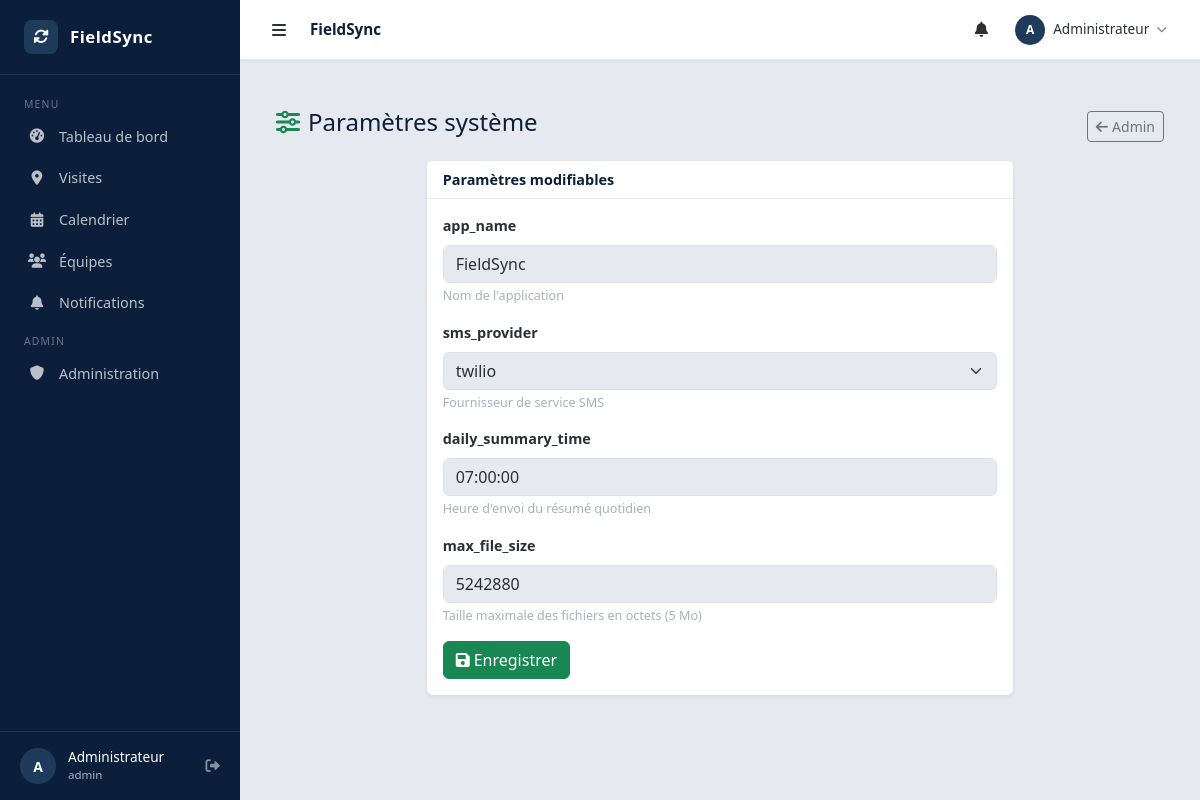
/index.php?controller=admin&action=settings (signed in), run on the app's committed database.
### tables this page shows
CREATE TABLE IF NOT EXISTS `system_settings` (
  `id` int(11) NOT NULL AUTO_INCREMENT,
  `setting_key` varchar(100) NOT NULL,
  `setting_value` text NOT NULL,
  `description` varchar(255) DEFAULT NULL,
  `created_at` datetime NOT NULL DEFAULT CURRENT_TIMESTAMP,
  `updated_at` datetime DEFAULT NULL ON UPDATE CURRENT_TIMESTAMP,
  PRIMARY KEY (`id`),
  UNIQUE KEY `setting_key` (`setting_key`)
);

### controllers/AdminController.php (called while the page is built, shortened)
<?php
class AdminController {
    private $db;
    public function __construct() {
        $database = new Database();
        $this->db = $database->getConnection();
    }
    public function settings() {
        $settings = new SystemSettings($this->db);
        $settings_stmt = $settings->getAll();
        include 'views/admin/settings.php';
    }
}
?>

### config/database.php (called while the page is built, shortened)
<?php
class Database {
    private $host;
    private $db_name;
    private $username;
    private $password;
    public function __construct() {
        $this->host     = $_ENV['DB_HOST']     ?? 'localhost';
        $this->db_name  = $_ENV['DB_NAME']     ?? 'fieldsync';
        $this->username = $_ENV['DB_USER']     ?? 'root';
        $this->password = $_ENV['DB_PASSWORD'] ?? '';
    }
    public function getConnection() {
        $this->conn = null;
        try {
            $this->conn = new PDO(
                "mysql:host={$this->host};dbname={$this->db_name};charset=utf8mb4",
                $this->username,
                $this->password
            );
            $this->conn->setAttribute(PDO::ATTR_ERRMODE, PDO::ERRMODE_EXCEPTION);
            $this->conn->setAttribute(PDO::ATTR_DEFAULT_FETCH_MODE, PDO::FETCH_ASSOC);
        } catch (PDOException $e) {
            error_log('DB connection error: ' . $e->getMessage());
            if (defined('DEBUG_MODE') && DEBUG_MODE) {
                echo "Erreur de connexion : " . $e->getMessage();
            } else {
                echo "Erreur de connexion à la base de données.";
            }
        }
        return $this->conn;
    }
}
?>

### models/SystemSettings.php (called while the page is built, shortened)
<?php
class SystemSettings {
    private $conn;
    private $table_name = "system_settings";
    public function __construct($db) {
        $this->conn = $db;
    }
    public function getAll() {
        $stmt = $this->conn->prepare("SELECT setting_key, setting_value, description FROM {$this->table_name} ORDER BY setting_key");
        $stmt->execute();
        return $stmt;
    }
}
?>

### views/admin/settings.php (the view, shortened to what this page needs)
<?php include 'views/layout/header.php'; ?>
<div class="container mt-4">
    <div class="d-flex justify-content-between align-items-center mb-3">
        <h4><i class="fas fa-sliders-h me-2 text-success"></i>Paramètres système</h4>
        <a href="index.php?controller=admin&action=index" class="btn btn-sm btn-outline-secondary">
            <i class="fas fa-arrow-left me-1"></i>Admin
        </a>
    </div>
    <div class="row g-3">
        <div class="col-md-8 mx-auto">
            <div class="card border-0 shadow-sm">
                <div class="card-header bg-white fw-semibold">Paramètres modifiables</div>
                <div class="card-body">
                    <form method="POST" action="index.php?controller=admin&action=settings">
                        <?php
                        $rows = [];
                        while ($r = $settings_stmt->fetch(PDO::FETCH_ASSOC)) {
                            $rows[$r['setting_key']] = $r;
                        }
                        $editable = ['app_name', 'sms_provider', 'daily_summary_time', 'max_file_size'];
                        ?>
                        <?php foreach ($editable as $key): ?>
                        <?php $r = $rows[$key] ?? ['setting_value'=>'', 'description'=>'']; ?>
                        <div class="mb-3">
                            <label class="form-label fw-semibold" for="<?= $key ?>">
                                <?= htmlspecialchars($key) ?>
                            </label>
                            <?php if ($key === 'sms_provider'): ?>
                            <select name="<?= $key ?>" id="<?= $key ?>" class="form-select">
                                <option value="twilio"   <?= $r['setting_value']==='twilio'   ? 'selected':'' ?>>twilio</option>
                            </select>
                            <?php else: ?>
                            <input type="text" class="form-control" name="<?= $key ?>" id="<?= $key ?>"
                                   value="<?= htmlspecialchars($r['setting_value']) ?>">
                            <?php endif; ?>
                            <?php if (!empty($r['description'])): ?>
                            <div class="form-text text-muted"><?= htmlspecialchars($r['description']) ?></div>
                            <?php endif; ?>
                        </div>
                        <?php endforeach; ?>
                        <button type="submit" class="btn btn-success">
                            <i class="fas fa-save me-1"></i>Enregistrer
                        </button>
                    </form>
                </div>
            </div>
        </div>
    </div>
</div>
<?php include 'views/layout/footer.php'; ?>

### index.php (shortened to what this page needs)
<?php
require_once 'config/database.php';
spl_autoload_register(function ($class_name) {
    $class_file = str_replace('\\', '/', $class_name) . '.php';
    $directories = ['models', 'controllers', 'views', 'helpers'];
    foreach ($directories as $directory) {
        $file = $directory . '/' . $class_file;
        if (file_exists($file)) {
            return;
        }
    }
});
$controller = isset($_GET['controller']) ? $_GET['controller'] : 'dashboard';
$action = isset($_GET['action']) ? $_GET['action'] : 'index';
$controller_name = ucfirst($controller) . 'Controller';
$controller_file = 'controllers/' . $controller_name . '.php';
if (file_exists($controller_file)) {
    $controller_instance = new $controller_name();
    if (method_exists($controller_instance, $action)) {
        $controller_instance->$action();
    } else {
        header('Location: index.php?controller=error&action=not_found');
    }
} else {
    header('Location: index.php?controller=error&action=not_found');
}
?>

### views/layout/header.php (shortened to what this page needs)
<!DOCTYPE html>
<html lang="fr">
<head>
    <link href="https://cdn.jsdelivr.net/npm/bootstrap@5.3.0-alpha1/dist/css/bootstrap.min.css" rel="stylesheet">
    <link rel="stylesheet" href="https://cdnjs.cloudflare.com/ajax/libs/font-awesome/6.0.0/css/all.min.css">
    <link rel="stylesheet" href="assets/css/style.css">
</head>
<body>
<?php if (isset($_SESSION['user_id'])): ?>
<?php
$_topbar_titles = [
    'dashboard'    => 'Tableau de bord',
    'visit'        => 'Visites',
    'calendar'     => 'Calendrier',
    'team'         => 'Équipes',
    'notification' => 'Notifications',
    'sms'          => 'Paramètres SMS',
    'auth'         => 'Mon profil',
    'admin'        => 'Administration',
];
$_topbar_title = $_topbar_titles[$controller ?? ''] ?? APP_NAME;
$_avatar_letter = strtoupper(mb_substr($_SESSION['user_name'] ?? 'U', 0, 1));
?>
<nav class="sidebar" id="sidebar">
    <div class="sidebar-header">
        <div class="sidebar-logo"><i class="fas fa-sync-alt"></i></div>
        <span class="sidebar-brand"><?= APP_NAME ?></span>
    </div>
    <ul class="sidebar-nav">
        <li class="nav-section">Menu</li>
        <li>
            <a class="nav-link <?= ($controller ?? '') === 'dashboard' ? 'active' : '' ?>"
               href="index.php?controller=dashboard&action=index">
                <i class="fas fa-tachometer-alt"></i>
                <span>Tableau de bord</span>
            </a>
        </li>
        <li>
            <a class="nav-link <?= ($controller ?? '') === 'visit' ? 'active' : '' ?>"
               href="index.php?controller=visit&action=index">
                <i class="fas fa-map-marker-alt"></i>
                <span>Visites</span>
            </a>
        </li>
        <li>
            <a class="nav-link <?= ($controller ?? '') === 'calendar' ? 'active' : '' ?>"
               href="index.php?controller=calendar&action=index">
                <i class="fas fa-calendar-alt"></i>
                <span>Calendrier</span>
            </a>
        </li>
        <li>
            <a class="nav-link <?= ($controller ?? '') === 'team' ? 'active' : '' ?>"
               href="index.php?controller=team&action=index">
                <i class="fas fa-users"></i>
                <span>Équipes</span>
            </a>
        </li>
        <li>
            <a class="nav-link <?= ($controller ?? '') === 'notification' ? 'active' : '' ?>"
               href="index.php?controller=notification&action=index">
                <i class="fas fa-bell"></i>
                <span>Notifications</span>
            </a>
        </li>
        <?php if (($_SESSION['user_role'] ?? '') === 'admin'): ?>
        <li class="nav-section">Admin</li>
        <li>
            <a class="nav-link <?= ($controller ?? '') === 'admin' ? 'active' : '' ?>"
               href="index.php?controller=admin&action=index">
                <i class="fas fa-shield-alt"></i>
                <span>Administration</span>
            </a>
        </li>
        <?php endif; ?>
    </ul>
    <div class="sidebar-footer">
        <div class="sidebar-avatar"><?= $_avatar_letter ?></div>
        <div class="flex-fill overflow-hidden">
            <div class="sidebar-user-name"><?= htmlspecialchars($_SESSION['user_name'] ?? '') ?></div>
            <div class="sidebar-user-role"><?= htmlspecialchars($_SESSION['user_role'] ?? '') ?></div>
        </div>
        <a href="index.php?controller=auth&action=logout" class="sidebar-logout" title="Déconnexion">
            <i class="fas fa-sign-out-alt"></i>
        </a>
    </div>
</nav>
<div class="main-wrapper" id="mainWrapper">
    <header class="topbar">
        <button class="sidebar-toggle" id="sidebarToggle" title="Réduire/agrandir le menu">
            <i class="fas fa-bars"></i>
        </button>
        <span class="topbar-title"><?= $_topbar_title ?></span>
        <div class="topbar-actions">
            <div class="dropdown">
                <button class="topbar-btn" data-bs-toggle="dropdown" title="Notifications">
                    <i class="fas fa-bell"></i>
                </button>
            </div>
            <div class="dropdown">
                <button class="topbar-btn d-flex align-items-center gap-2" data-bs-toggle="dropdown">
                    <div class="sidebar-avatar" style="width:30px;height:30px;font-size:.75rem"><?= $_avatar_letter ?></div>
                    <span class="d-none d-md-inline" style="font-size:.85rem"><?= htmlspecialchars($_SESSION['user_name'] ?? '') ?></span>
                    <i class="fas fa-chevron-down" style="font-size:.65rem;opacity:.6"></i>
                </button>
            </div>
        </div>
    </header>
    <main class="main-content">
<?php endif; ?>

### views/layout/footer.php (shortened to what this page needs)
<?php if (isset($_SESSION['user_id'])): ?>
        </main>
    </div>
<?php else: ?>
        </div>
    </div>
<?php endif; ?>
</body>
</html>

### assets/css/style.css (style rules this page uses)
:root { --color-navy: #0B1F3A; --color-steel: #1F3B5C; --color-muted: #A7B1BE; --color-light: #E6E9EF; --color-dark: #2B2F36; --bs-primary: #1F3B5C; --bs-primary-rgb: 31,59,92; --bs-body-bg: #E6E9EF; --bs-body-color: #2B2F36; --bs-link-color: #1F3B5C; --bs-link-hover-color: #0B1F3A; }
body { background-color: var(--color-light); color: var(--color-dark); font-size: .9rem; }
h1, h2, h3, h4, h5 { color: var(--color-navy); }
.text-muted { color: var(--color-muted) !important; }
a { color: var(--color-steel); }
.sidebar { width: 240px; min-height: 100vh; background-color: var(--color-navy); display: flex; flex-direction: column; position: fixed; top: 0; left: 0; z-index: 1000; transition: width .25s ease; overflow: hidden; }
.sidebar-header { padding: 1.25rem 1.5rem; border-bottom: 1px solid rgba(255,255,255,.1); display: flex; align-items: center; gap: .75rem; flex-shrink: 0; }
.sidebar-logo { width: 34px; height: 34px; background: var(--color-steel); border-radius: 8px; display: flex; align-items: center; justify-content: center; flex-shrink: 0; color: #fff; font-weight: 700; font-size: .95rem; }
.sidebar-brand { color: #fff; font-weight: 700; font-size: 1.05rem; letter-spacing: .5px; white-space: nowrap; }
.sidebar-nav { flex: 1; list-style: none; padding: .75rem 0; margin: 0; overflow-y: auto; }
.sidebar-nav .nav-section { padding: .625rem 1.5rem .2rem; font-size: .65rem; text-transform: uppercase; letter-spacing: 1.2px; color: rgba(167,177,190,.6); white-space: nowrap; }
.sidebar-nav .nav-link { display: flex; align-items: center; gap: .75rem; padding: .625rem 1.5rem; color: rgba(255,255,255,.72); text-decoration: none; transition: background .15s, color .15s, border-left .15s; border-left: 3px solid transparent; white-space: nowrap; }
.sidebar-nav .nav-link i { width: 20px; text-align: center; flex-shrink: 0; font-size: .9rem; }
.sidebar-footer { padding: 1rem 1.25rem; border-top: 1px solid rgba(255,255,255,.1); display: flex; align-items: center; gap: .75rem; flex-shrink: 0; }
.sidebar-avatar { width: 36px; height: 36px; background: var(--color-steel); border-radius: 50%; display: flex; align-items: center; justify-content: center; color: #fff; font-weight: 700; font-size: .875rem; flex-shrink: 0; }
.sidebar-user-name { color: #fff; font-size: .85rem; font-weight: 500; white-space: nowrap; overflow: hidden; text-overflow: ellipsis; line-height: 1.2; }
.sidebar-user-role { color: var(--color-muted); font-size: .72rem; }
.sidebar-logout { margin-left: auto; color: rgba(255,255,255,.5); text-decoration: none; flex-shrink: 0; }
.main-wrapper { flex: 1; margin-left: 240px; min-height: 100vh; display: flex; flex-direction: column; transition: margin-left .25s ease; }
.topbar { height: 60px; background: #fff; border-bottom: 1px solid rgba(230,233,239,.8); display: flex; align-items: center; padding: 0 1.5rem; gap: 1rem; position: sticky; top: 0; z-index: 100; box-shadow: 0 1px 4px rgba(11,31,58,.06); flex-shrink: 0; }
.sidebar-toggle { background: none; border: none; color: var(--color-dark); font-size: 1rem; cursor: pointer; padding: .375rem .5rem; border-radius: .375rem; line-height: 1; }
.topbar-title { font-weight: 600; color: var(--color-navy); font-size: .95rem; flex: 1; }
.topbar-actions { display: flex; align-items: center; gap: .5rem; }
.topbar-btn { background: none; border: none; color: var(--color-dark); padding: .4rem .6rem; border-radius: .375rem; cursor: pointer; font-size: .95rem; position: relative; }
.main-content { flex: 1; padding: 1.5rem; background: var(--color-light); }
.card { border: none; box-shadow: 0 1px 6px rgba(11,31,58,.08); background: #fff; }
.card-header { background: #fff; border-bottom: 1px solid var(--color-light); font-weight: 600; color: var(--color-navy); }

### data on the page
system_settings: app_name "FieldSync", description "Nom de l'application"
system_settings: sms_provider "twilio", description "Fournisseur de service SMS"
system_settings: daily_summary_time "07:00:00", description "Heure d'envoi du résumé quotidien"
system_settings: max_file_size "5242880", description "Taille maximale des fichiers en octets (5 Mo)"

### other printed values
APP_NAME "FieldSync"
$_avatar_letter "A"
$_SESSION['user_name'] "Administrateur"
$_SESSION['user_role'] "admin"
$_topbar_title "FieldSync"
$key "app_name"
$key "sms_provider"
$key "daily_summary_time"
$key "max_file_size"
